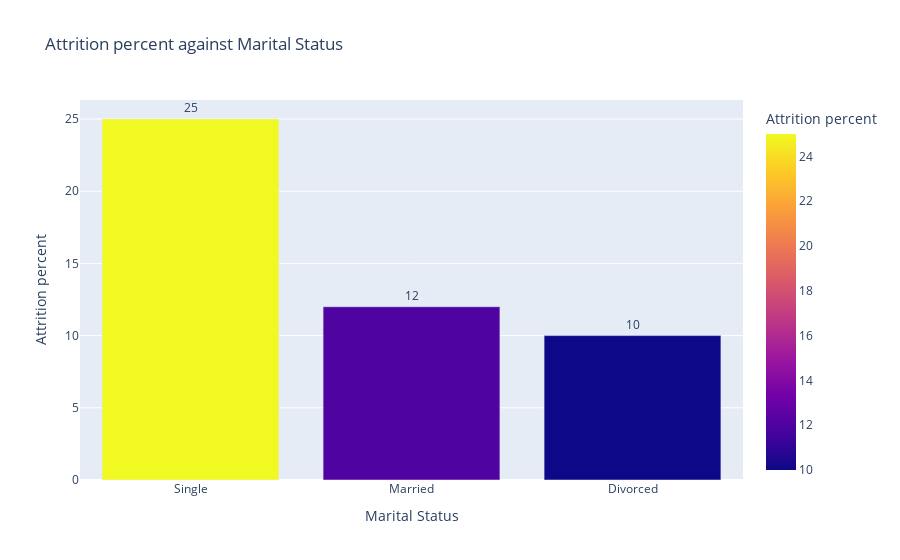

Here is the notebook cell this chart was saved with:
### Markdown cell above
### 4. Attrition percent against Marital Status

### Code cell
data_m = pd.DataFrame(columns=["Marital Status", "Attrition percent"])
l=0
for i in list(data['MaritalStatus'].unique()):
    r = data[(data['MaritalStatus']==i)&\
                 (data['Attrition']=="Yes")].shape[0] / data[data['MaritalStatus']==i].shape[0]
    data_m.loc[i] = (i, int(r*100))
    l += 1
datam = data_m.groupby(by="Marital Status").sum()
fig = px.bar(datam, y='Attrition percent',color='Attrition percent', title='Attrition percent against Marital Status'\
            , text= 'Attrition percent')
fig.update_layout(barmode='stack', xaxis={'categoryorder':'total descending'})
fig.update_traces(texttemplate='%{text:.2s}', textposition='outside')
fig.show()

### Figure 1 — Plotly figure (JSON) as saved in the notebook; plotly's stock layout.template omitted (floating-point values rounded to 4 significant figures)
{"data": [{"alignmentgroup": "True", "hovertemplate": "Marital Status=%{x}<br>Attrition percent=%{marker.color}<extra></extra>", "legendgroup": "", "marker": {"color": [10, 12, 25], "coloraxis": "coloraxis", "pattern": {"shape": ""}}, "name": "", "offsetgroup": "", "orientation": "v", "showlegend": false, "text": ["10", "12", "25"], "textposition": "outside", "texttemplate": "%{text:.2s}", "type": "bar", "x": ["Divorced", "Married", "Single"], "xaxis": "x", "y": [10, 12, 25], "yaxis": "y"}], "layout": {"barmode": "stack", "coloraxis": {"colorbar": {"title": {"text": "Attrition percent"}}, "colorscale": [[0, "#0d0887"], [0.1111, "#46039f"], [0.2222, "#7201a8"], [0.3333, "#9c179e"], [0.4444, "#bd3786"], [0.5556, "#d8576b"], [0.6667, "#ed7953"], [0.7778, "#fb9f3a"], [0.8889, "#fdca26"], [1, "#f0f921"]]}, "legend": {"tracegroupgap": 0}, "title": {"text": "Attrition percent against Marital Status"}, "xaxis": {"anchor": "y", "categoryorder": "total descending", "domain": [0, 1], "title": {"text": "Marital Status"}}, "yaxis": {"anchor": "x", "domain": [0, 1], "title": {"text": "Attrition percent"}}}}
